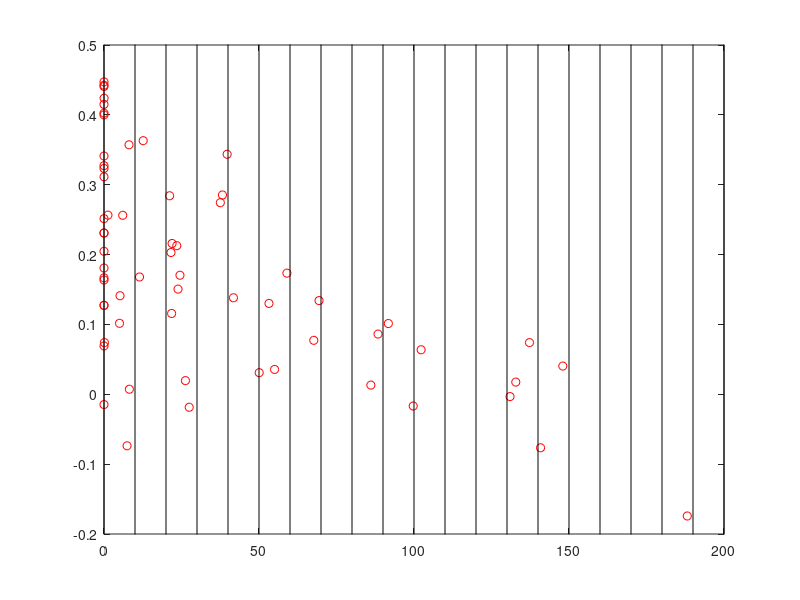

MATLAB code for this plot: (Note: this script raises an error after producing the figure.)
% clear all;
% close all;

load('./data_ephy/NeuronPeakIdx_summary.mat');

bins = 0:10:200;
aveIdx=[];stdIdx=[];seIdx=[];
figure;
plot(axonDist,phaseHeightIdx,'ro')
% plot(axonDist,pahseArea,'ro')
hold on; plot([bins;bins],[ones(1,length(bins))*-0.5;ones(1,length(bins))*1],'k');
set(gca,'xlim',[0,200],'ylim',[-0.2,0.5])

for i = 1:length(bins)-1
     idx_tem = find( axonDist < bins(i+1) & axonDist >= bins(i) );
     if ~isempty(idx_tem)
         [aveIdx(i),stdIdx(i),seIdx(i)] = imean( phaseHeightIdx(idx_tem) );
%          [aveIdx(i),stdIdx(i),seIdx(i)] = imean( pahseArea(idx_tem) );
     else
         aveIdx(i)=nan;
         stdIdx(i)=nan;
         seIdx(i)=nan;
     end
end


figure;
x = bins(1:end-1);
errorbar(x,aveIdx,seIdx,'marker','o','LineStyle','none','markerFaceColor','r','Color','k');
set(gca,'xlim',[-20,200],'ylim',[-0.6,0.6])
% linear fit the data points.
idx = ~isnan(aveIdx);
xx = x(idx); yy = aveIdx(idx);
P=polyfit(xx,yy,1);
hold on;plot(xx,polyval(P,xx),'LineStyle','-','Color','k');
box off;
set(gca,"XTick",[0:50:200],"YTick",[-0.6:0.3:0.6]);
ylabel("Peak Index");
xlabel("Axon to Soma (um)");
